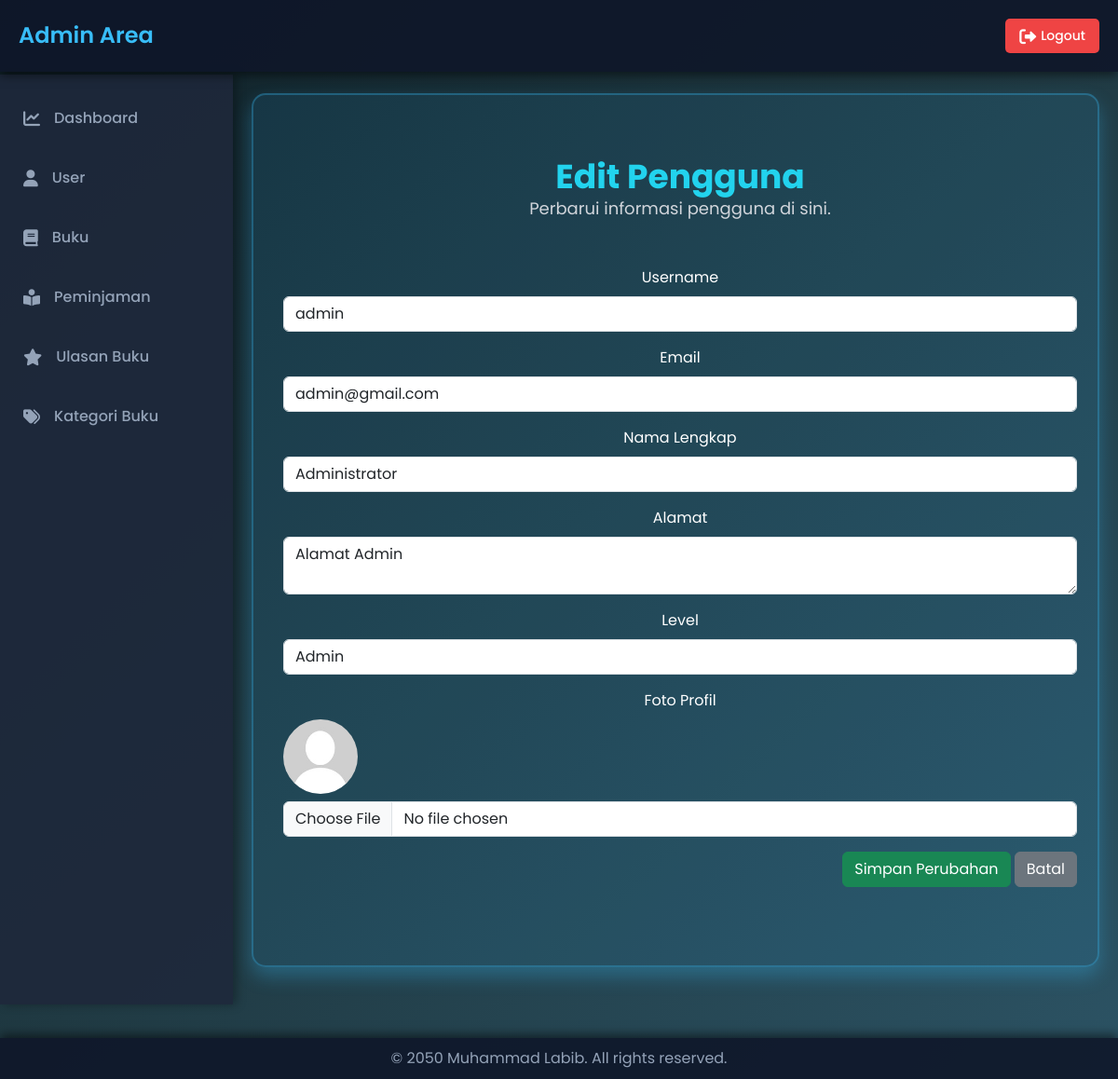
Screenshot of /admin/index.php?hal=user_edit&id=1 (signed in) with the database file from the repository.
### tables this page shows
CREATE TABLE `labib_user` (
  `userid` int(11) NOT NULL,
  `username` varchar(255) NOT NULL,
  `password` varchar(255) NOT NULL,
  `email` varchar(255) NOT NULL,
  `namalengkap` varchar(255) NOT NULL,
  `alamat` text,
  `pp` varchar(255) DEFAULT NULL,
  `level` enum('admin','petugas','peminjam') NOT NULL DEFAULT 'peminjam'
);

### admin/konten.php (called while the page is built, shortened)
<?php
class PageManager {
    private static $allowedPages = array(
        "dashboard",
        "user",
        "user_tambah",
        "user_edit",
        "user_hapus",
        "buku",
        "buku_tambah",
        "buku_edit",
        "buku_hapus",
        "kategoribuku",
        "kategoribuku_edit",
        "kategoribuku_tambah",
        "kategoribuku_hapus",
        "ulasan",
        "ulasan_hapus",
        "peminjaman",
        "peminjaman_hapus"
    );
    public static function getPage() {
        return isset($_GET['hal']) && self::isValidPage($_GET['hal']) ? $_GET['hal'] : "dashboard";
    }
    private static function isValidPage($page) {
        return in_array($page, self::$allowedPages);
    }
}
$hal = PageManager::getPage();
include "content_$hal.php";
?>

### admin/content_user_edit.php (the view, shortened to what this page needs)
<?php
$id = intval($_GET['id']);
$query = "SELECT * FROM labib_user WHERE userid = $id";
$result = mysqli_query($conn, $query);
$user = mysqli_fetch_assoc($result);
?>
<div class="container py-5">
    <div class="text-center mb-5">
        <h1 class="text-4xl font-bold text-cyan-400">Edit Pengguna</h1>
        <p class="text-lg text-gray-300">Perbarui informasi pengguna di sini.</p>
    </div>
    <form method="POST" enctype="multipart/form-data">
        <div class="mb-3">
            <label class="form-label">Username</label>
            <input type="text" name="username" class="form-control" value="<?= htmlspecialchars($user['username']) ?>" required>
        </div>
        <div class="mb-3">
            <label class="form-label">Email</label>
            <input type="email" name="email" class="form-control" value="<?= htmlspecialchars($user['email']) ?>" required>
        </div>
        <div class="mb-3">
            <label class="form-label">Nama Lengkap</label>
            <input type="text" name="namalengkap" class="form-control" value="<?= htmlspecialchars($user['namalengkap']) ?>" required>
        </div>
        <div class="mb-3">
            <label class="form-label">Alamat</label>
            <textarea name="alamat" class="form-control" required><?= htmlspecialchars($user['alamat']) ?></textarea>
        </div>
        <div class="mb-3">
            <label class="form-label">Level</label>
            <select name="level" class="form-control" required>
                <option value="admin" <?= $user['level'] === 'admin' ? 'selected' : '' ?>>Admin</option>
            </select>
        </div>
        <div class="mb-3">
            <label class="form-label">Foto Profil</label><br>
            <img src="../asset/pp/<?= htmlspecialchars($user['pp']) ?>" alt="Foto Profil" style="width:80px; height:80px; border-radius:50%;">
            <input type="file" name="pp" class="form-control mt-2">
        </div>
        <div class="mb-3 text-end">
            <button type="submit" class="btn btn-success">Simpan Perubahan</button>
            <a href="?hal=user" class="btn btn-secondary">Batal</a>
        </div>
    </form>
</div>

### admin/index.php (style rules this page uses)
body { font-family: 'Poppins', sans-serif; margin: 0; padding: 0; background: linear-gradient(to bottom right, #0f2027, #203a43, #2c5364); color: #ffffff; overflow-x: hidden; }

### rows the page displays
labib_user: username "admin", email "admin@gmail.com", namalengkap "Administrator", alamat "Alamat Admin", level "Admin", pp (placeholder picture)
